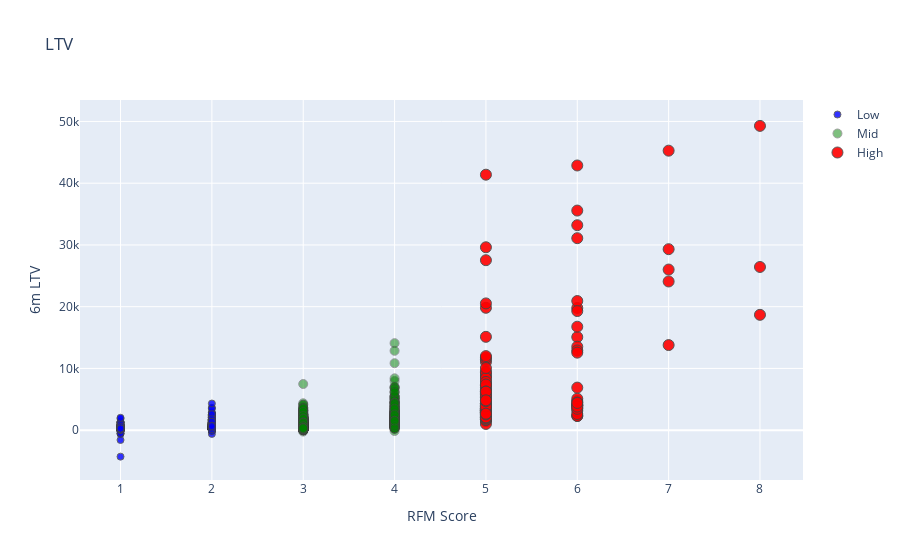

The notebook cell saved with this chart:
### Code cell
tx_graph = tx_merge.query("m6_Revenue < 50000") #because max values are ending at 50,000 as seen in graph above

plot_data = [
    go.Scatter(
        x=tx_graph.query("Segment == 'Low-Value'")['OverallScore'],
        y=tx_graph.query("Segment == 'Low-Value'")['m6_Revenue'],
        mode='markers',
        name='Low',
        marker= dict(size= 7,
            line= dict(width=1),
            color= 'blue',
            opacity= 0.8
           )
    ),
        go.Scatter(
        x=tx_graph.query("Segment == 'Mid-Value'")['OverallScore'],
        y=tx_graph.query("Segment == 'Mid-Value'")['m6_Revenue'],
        mode='markers',
        name='Mid',
        marker= dict(size= 9,
            line= dict(width=1),
            color= 'green',
            opacity= 0.5
           )
    ),
        go.Scatter(
        x=tx_graph.query("Segment == 'High-Value'")['OverallScore'],
        y=tx_graph.query("Segment == 'High-Value'")['m6_Revenue'],
        mode='markers',
        name='High',
        marker= dict(size= 11,
            line= dict(width=1),
            color= 'red',
            opacity= 0.9
           )
    ),
]

plot_layout = go.Layout(
        yaxis= {'title': "6m LTV"},
        xaxis= {'title': "RFM Score"},
        title='LTV'
    )
fig = go.Figure(data=plot_data, layout=plot_layout)
pyoff.iplot(fig)

### Figure 1 — Plotly figure (JSON) as saved in the notebook; plotly's stock layout.template omitted (floating-point values rounded to 4 significant figures; data arrays with more than 128 entries replaced by an {"elided": "..."} marker saying what was removed)
{"data": [{"marker": {"color": "blue", "line": {"width": 1}, "opacity": 0.8, "size": 7}, "mode": "markers", "name": "Low", "type": "scatter", "x": {"elided": "1242 int values"}, "y": {"elided": "1242 float values"}}, {"marker": {"color": "green", "line": {"width": 1}, "opacity": 0.5, "size": 9}, "mode": "markers", "name": "Mid", "type": "scatter", "x": {"elided": "1741 int values"}, "y": {"elided": "1741 float values"}}, {"marker": {"color": "red", "line": {"width": 1}, "opacity": 0.9, "size": 11}, "mode": "markers", "name": "High", "type": "scatter", "x": {"elided": "182 int values"}, "y": {"elided": "182 float values"}}], "layout": {"title": {"text": "LTV"}, "xaxis": {"title": {"text": "RFM Score"}}, "yaxis": {"title": {"text": "6m LTV"}}}}
